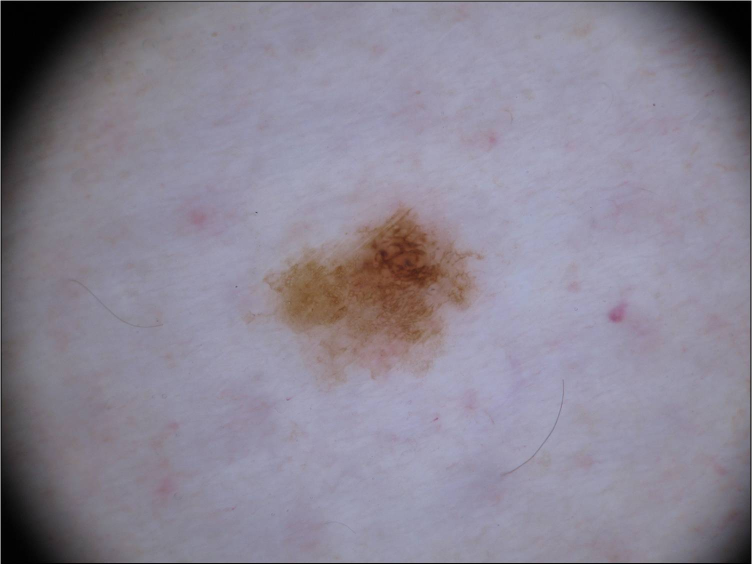
#> input picture melanoma.jpg, 1504 x 1129 px, found by its file name (shown at 1/2 size)
$ python contorno.py   (older library calls are emulated)
#> lines starting #> are read from the running program, lines starting #| are printed output that depends on the picture
import cv2
import numpy as np
import os
class Lesion:
    """
    This is the main class and contains methods to perform various steps.

    It essentially performs following steps:
        1. Read a lesion image and validate the image
        2. Preprocess the image by applying color transformation and filtering
        3. Segment the lesion from the image using active contour model
        4. Extract features (A, B, C, D) from the lesion
        5. Classify the lesion based on the features extracted using an SVM
           classifier and output the result.
    """
    def __init__(self, file_path, iterations=3):
        """
        Initiate the program by reading the lesion image from the file_path.

        :param file_path:
        :param iterations:
        """
        self.file_path = file_path
        self.base_file, _ = os.path.splitext(file_path)
        self.original_image = cv2.imread(file_path)
        self.image = None
        self.segmented_img = None
        self.hsv_image = None
        self.blackwhite_image=None
        self.contour_binary = None
        self.contour_image = None
        self.contour_mask = None
        self.warp_img_segmented = None
        self.color_contour = None
        self.asymmetry_vertical = None
        self.asymmetry_horizontal = None
        self.results = None
        self.value_threshold = 150
        self.iterations = int(iterations)

        # dataset related params (PH2)
        self.real_diamter_pixels_mm = 72
        self.hsv_colors = {
            'Blue Gray': [np.array([15, 0, 0]),
                          np.array([179, 255, self.value_threshold]),
                          (0, 153, 0), 'BG'],  # Green
            'White': [np.array([0, 0, 145]),
                      np.array([15, 80, self.value_threshold]),
                      (255, 255, 0), 'W'],  # Cyan
            'Light Brown': [np.array([0, 80, self.value_threshold + 3]),
                            np.array([15, 255, 255]), (0, 255, 255), 'LB'],
            # Yellow
            'Dark Brown': [np.array([0, 80, 0]),
                           np.array([15, 255, self.value_threshold - 3]),
                           (0, 0, 204), 'DB'],  # Red
            'Black': [np.array([0, 0, 0]), np.array([15, 140, 90]),
                      (0, 0, 0), 'B'],  # Black
        }
        self.iter_colors = [
            [50, (0, 0, 255)],
            [100, (0, 153, 0)],
            [200, (255, 255, 0)],
            [400, (255, 0, 0)]
        ]
        self.borders = 2
        self.isImageValid = False
        self.contour = None
        self.max_area_pos = None
        self.contour_area = None
        self.feature_set = []
        self.performance_metric = []
        self.xmlfile = os.path.join(
            os.path.dirname(os.path.realpath(__file__)), "opencv_svm.xml")
        self.cols = ['A1', 'A2', 'B', 'C', 'A_B', 'A_BG', 'A_DB', 'A_LB',
                     'A_W', 'D1', 'D2']

        # Active contour params
        self.iter_list = [75, 25]
        self.gaussian_list = [7, 1.0]
        self.energy_list = [2, 1, 1, 1, 1]
        self.init_width = 0.65
        self.init_height = 0.65
        self.shape = 0  # 0 - ellipse, 1 - rectangle

    def preprocess(self):
        """
        Validate the image and preprocess the image by applying smoothing
        filter and color transformation.

        :return: True if succeeded else None
        """
        try:
            if self.original_image is None:
                self.isImageValid = False
                return
            if self.original_image.shape[2] != 3:
                self.isImageValid = False
                return

            # morphological closing
            self.image = self.original_image.copy()
            # blur image
            self.image = cv2.GaussianBlur(self.image, (5, 5), 0)
            # [10 lines of commented-out code are left out]
            self.hsv_image = cv2.cvtColor(self.image, cv2.COLOR_BGR2HSV)
            self.blackwhite_image=cv2.cvtColor(self.image,cv2.COLOR_BGR2GRAY)
            self.contour_image = np.copy(self.original_image)
            self.isImageValid = True
            # Mednode dataset related params
            # if "mednode" in self.file_path:
            #     self.real_diamter_pixels_mm = (104 * 7360) // (
            #                 330 * 24)  # pixels/mm
            if self.iterations in range(3):
                temp = self.iter_colors[self.iterations]
                self.iter_colors.remove(self.iter_colors[self.iterations])
                self.iter_colors.append(temp)
            return True
        except:
            print("error")
            self.isImageValid = False
            return


img = cv2.imread('D:/Users/petrofac/PycharmProjects/DetectarCaracteristicasMelanomaMasSimple/DeteccionMelanoma/melanoma.jpg')
#> img is the input picture: shape (1129, 1504, 3); mean B, G, R 147.5, 133.2, 138.6
gray_img = cv2.cvtColor(img, cv2.COLOR_BGR2GRAY)
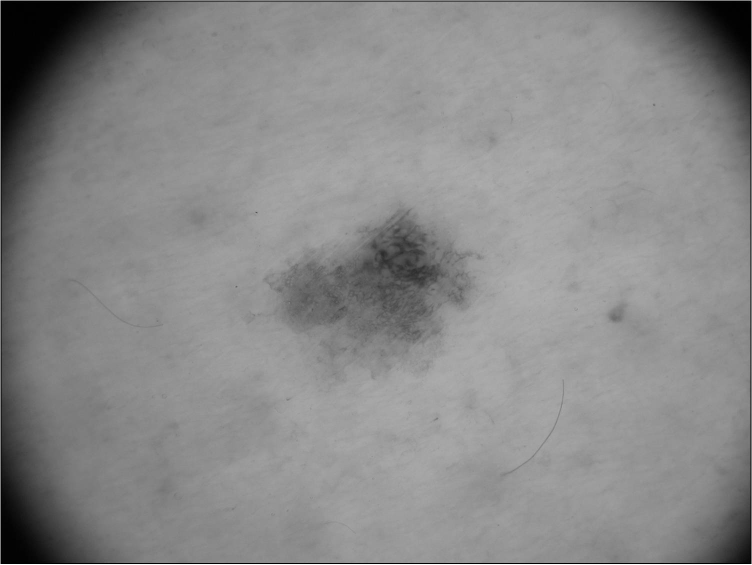
#> gray_img: shape (1129, 1504) (shown at 1/2 size); min 0, max 255, mean 136.4
lesion = Lesion('D:/Users/petrofac/PycharmProjects/DetectarCaracteristicasMelanomaMasSimple/DeteccionMelanoma/melanoma.jpg')
if lesion.preprocess():
#> in preprocess, `self.hsv_image = cv2.cvtColor(self.image, cv2.COLOR_BGR2HSV)`: self.hsv_image: shape (1129, 1504, 3); mean H, S, V 119.5, 28.9, 149.9
    print("PAQUINJICO")
else:
    print("EL PECOKPO")
cv2.imshow('FOTITO', lesion.blackwhite_image)
cv2.waitKey(0)

#> (the run stopped early here; a loop or call above may not have finished)

$ run again, with lunar.jpeg copied over melanoma.jpg
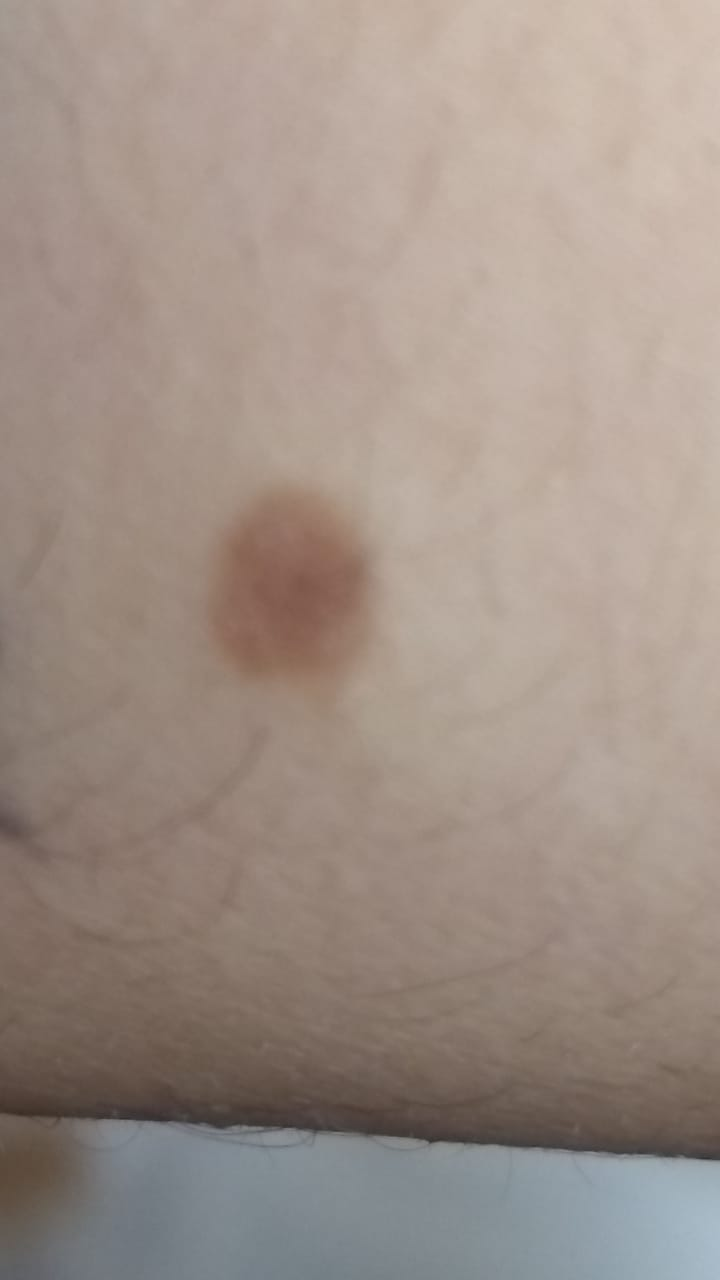
#> input picture lunar.jpeg, 720 x 1280 px, found by its file name
#> img is the input picture: shape (1280, 720, 3); mean B, G, R 136, 145.4, 160
#> `gray_img = cv2.cvtColor(img, cv2.COLOR_BGR2GRAY)`:
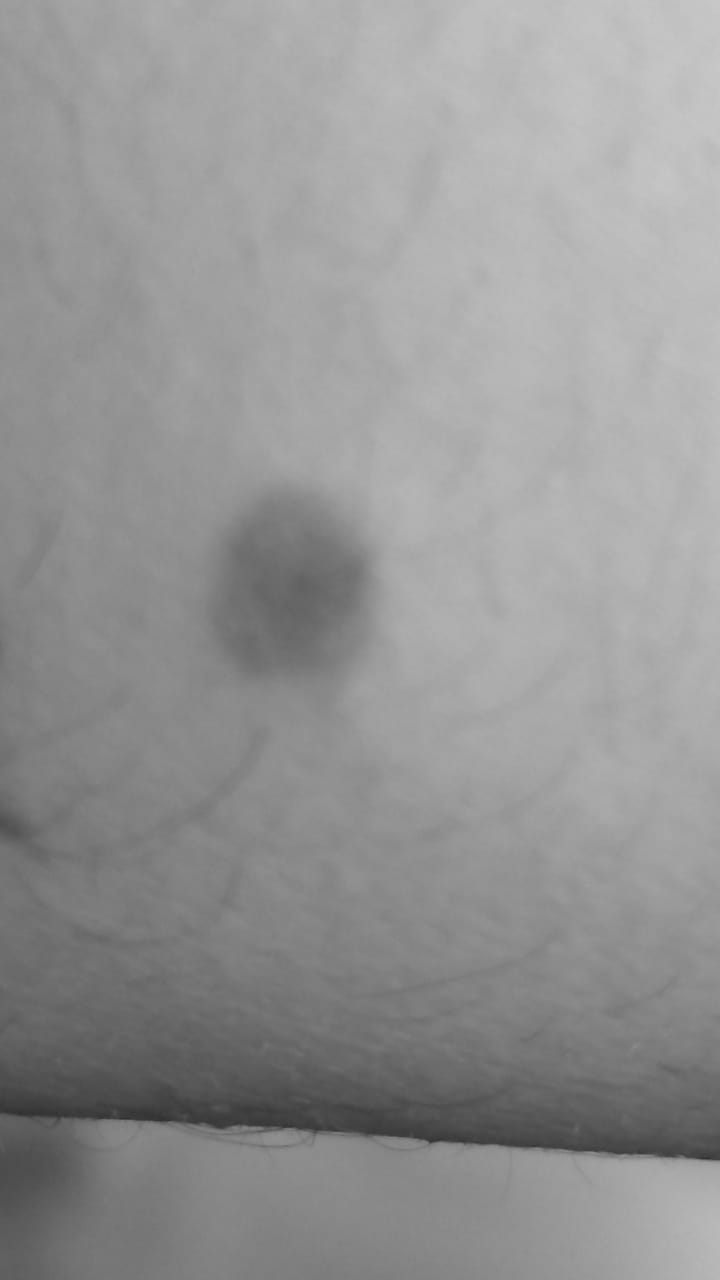
#> gray_img: shape (1280, 720); min 48, max 200, mean 148.6
#> self.hsv_image: shape (1280, 720, 3); mean H, S, V 20.9, 44.1, 161.7
